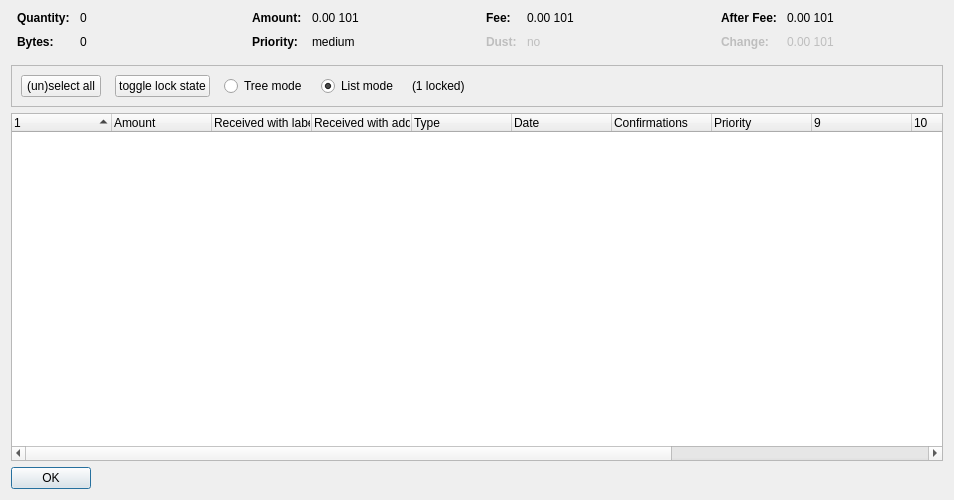
<?xml version="1.0" encoding="UTF-8"?>
<ui version="4.0">
 <class>CoinControlDialog</class>
 <widget class="QDialog" name="CoinControlDialog">
  <property name="geometry">
   <rect>
    <x>0</x>
    <y>0</y>
    <width>954</width>
    <height>500</height>
   </rect>
  </property>
  <property name="windowTitle">
   <string>Coin Selection</string>
  </property>
  <layout class="QVBoxLayout" name="verticalLayout">
   <item>
    <layout class="QHBoxLayout" name="horizontalLayoutTop" stretch="0,0,0,0">
     <property name="topMargin">
      <number>0</number>
     </property>
     <property name="bottomMargin">
      <number>10</number>
     </property>
     <item>
      <layout class="QFormLayout" name="formLayoutCoinControl1">
       <property name="horizontalSpacing">
        <number>10</number>
       </property>
       <property name="verticalSpacing">
        <number>10</number>
       </property>
       <property name="leftMargin">
        <number>6</number>
       </property>
       <property name="rightMargin">
        <number>6</number>
       </property>
       <item row="0" column="0">
        <widget class="QLabel" name="labelCoinControlQuantityText">
         <property name="font">
          <font>
           <weight>75</weight>
           <bold>true</bold>
          </font>
         </property>
         <property name="text">
          <string>Quantity:</string>
         </property>
        </widget>
       </item>
       <item row="0" column="1">
        <widget class="QLabel" name="labelCoinControlQuantity">
         <property name="cursor">
          <cursorShape>IBeamCursor</cursorShape>
         </property>
         <property name="contextMenuPolicy">
          <enum>Qt::ActionsContextMenu</enum>
         </property>
         <property name="text">
          <string notr="true">0</string>
         </property>
         <property name="textInteractionFlags">
          <set>Qt::LinksAccessibleByMouse|Qt::TextSelectableByKeyboard|Qt::TextSelectableByMouse</set>
         </property>
        </widget>
       </item>
       <item row="1" column="0">
        <widget class="QLabel" name="labelCoinControlBytesText">
         <property name="font">
          <font>
           <weight>75</weight>
           <bold>true</bold>
          </font>
         </property>
         <property name="text">
          <string>Bytes:</string>
         </property>
        </widget>
       </item>
       <item row="1" column="1">
        <widget class="QLabel" name="labelCoinControlBytes">
         <property name="cursor">
          <cursorShape>IBeamCursor</cursorShape>
         </property>
         <property name="contextMenuPolicy">
          <enum>Qt::ActionsContextMenu</enum>
         </property>
         <property name="text">
          <string notr="true">0</string>
         </property>
         <property name="textInteractionFlags">
          <set>Qt::LinksAccessibleByMouse|Qt::TextSelectableByKeyboard|Qt::TextSelectableByMouse</set>
         </property>
        </widget>
       </item>
      </layout>
     </item>
     <item>
      <layout class="QFormLayout" name="formLayoutCoinControl2">
       <property name="horizontalSpacing">
        <number>10</number>
       </property>
       <property name="verticalSpacing">
        <number>10</number>
       </property>
       <property name="leftMargin">
        <number>6</number>
       </property>
       <property name="rightMargin">
        <number>6</number>
       </property>
       <item row="0" column="0">
        <widget class="QLabel" name="labelCoinControlAmountText">
         <property name="font">
          <font>
           <weight>75</weight>
           <bold>true</bold>
          </font>
         </property>
         <property name="text">
          <string>Amount:</string>
         </property>
        </widget>
       </item>
       <item row="0" column="1">
        <widget class="QLabel" name="labelCoinControlAmount">
         <property name="cursor">
          <cursorShape>IBeamCursor</cursorShape>
         </property>
         <property name="contextMenuPolicy">
          <enum>Qt::ActionsContextMenu</enum>
         </property>
         <property name="text">
          <string notr="true">0.00 101</string>
         </property>
         <property name="textInteractionFlags">
          <set>Qt::LinksAccessibleByMouse|Qt::TextSelectableByKeyboard|Qt::TextSelectableByMouse</set>
         </property>
        </widget>
       </item>
       <item row="1" column="0">
        <widget class="QLabel" name="labelCoinControlPriorityText">
         <property name="font">
          <font>
           <weight>75</weight>
           <bold>true</bold>
          </font>
         </property>
         <property name="text">
          <string>Priority:</string>
         </property>
        </widget>
       </item>
       <item row="1" column="1">
        <widget class="QLabel" name="labelCoinControlPriority">
         <property name="cursor">
          <cursorShape>IBeamCursor</cursorShape>
         </property>
         <property name="contextMenuPolicy">
          <enum>Qt::ActionsContextMenu</enum>
         </property>
         <property name="text">
          <string>medium</string>
         </property>
         <property name="textInteractionFlags">
          <set>Qt::LinksAccessibleByMouse|Qt::TextSelectableByKeyboard|Qt::TextSelectableByMouse</set>
         </property>
        </widget>
       </item>
      </layout>
     </item>
     <item>
      <layout class="QFormLayout" name="formLayoutCoinControl3">
       <property name="horizontalSpacing">
        <number>10</number>
       </property>
       <property name="verticalSpacing">
        <number>10</number>
       </property>
       <property name="leftMargin">
        <number>6</number>
       </property>
       <property name="rightMargin">
        <number>6</number>
       </property>
       <item row="0" column="0">
        <widget class="QLabel" name="labelCoinControlFeeText">
         <property name="font">
          <font>
           <weight>75</weight>
           <bold>true</bold>
          </font>
         </property>
         <property name="text">
          <string>Fee:</string>
         </property>
        </widget>
       </item>
       <item row="0" column="1">
        <widget class="QLabel" name="labelCoinControlFee">
         <property name="cursor">
          <cursorShape>IBeamCursor</cursorShape>
         </property>
         <property name="contextMenuPolicy">
          <enum>Qt::ActionsContextMenu</enum>
         </property>
         <property name="text">
          <string notr="true">0.00 101</string>
         </property>
         <property name="textInteractionFlags">
          <set>Qt::LinksAccessibleByMouse|Qt::TextSelectableByKeyboard|Qt::TextSelectableByMouse</set>
         </property>
        </widget>
       </item>
       <item row="1" column="0">
        <widget class="QLabel" name="labelCoinControlLowOutputText">
         <property name="enabled">
          <bool>false</bool>
         </property>
         <property name="font">
          <font>
           <weight>75</weight>
           <bold>true</bold>
          </font>
         </property>
         <property name="text">
          <string>Dust:</string>
         </property>
        </widget>
       </item>
       <item row="1" column="1">
        <widget class="QLabel" name="labelCoinControlLowOutput">
         <property name="enabled">
          <bool>false</bool>
         </property>
         <property name="cursor">
          <cursorShape>IBeamCursor</cursorShape>
         </property>
         <property name="contextMenuPolicy">
          <enum>Qt::ActionsContextMenu</enum>
         </property>
         <property name="text">
          <string>no</string>
         </property>
         <property name="textInteractionFlags">
          <set>Qt::LinksAccessibleByMouse|Qt::TextSelectableByKeyboard|Qt::TextSelectableByMouse</set>
         </property>
        </widget>
       </item>
      </layout>
     </item>
     <item>
      <layout class="QFormLayout" name="formLayoutCoinControl4">
       <property name="horizontalSpacing">
        <number>10</number>
       </property>
       <property name="verticalSpacing">
        <number>10</number>
       </property>
       <property name="leftMargin">
        <number>6</number>
       </property>
       <property name="rightMargin">
        <number>6</number>
       </property>
       <item row="0" column="0">
        <widget class="QLabel" name="labelCoinControlAfterFeeText">
         <property name="font">
          <font>
           <weight>75</weight>
           <bold>true</bold>
          </font>
         </property>
         <property name="text">
          <string>After Fee:</string>
         </property>
        </widget>
       </item>
       <item row="0" column="1">
        <widget class="QLabel" name="labelCoinControlAfterFee">
         <property name="cursor">
          <cursorShape>IBeamCursor</cursorShape>
         </property>
         <property name="contextMenuPolicy">
          <enum>Qt::ActionsContextMenu</enum>
         </property>
         <property name="text">
          <string notr="true">0.00 101</string>
         </property>
         <property name="textInteractionFlags">
          <set>Qt::LinksAccessibleByMouse|Qt::TextSelectableByKeyboard|Qt::TextSelectableByMouse</set>
         </property>
        </widget>
       </item>
       <item row="1" column="0">
        <widget class="QLabel" name="labelCoinControlChangeText">
         <property name="enabled">
          <bool>false</bool>
         </property>
         <property name="font">
          <font>
           <weight>75</weight>
           <bold>true</bold>
          </font>
         </property>
         <property name="text">
          <string>Change:</string>
         </property>
        </widget>
       </item>
       <item row="1" column="1">
        <widget class="QLabel" name="labelCoinControlChange">
         <property name="enabled">
          <bool>false</bool>
         </property>
         <property name="cursor">
          <cursorShape>IBeamCursor</cursorShape>
         </property>
         <property name="contextMenuPolicy">
          <enum>Qt::ActionsContextMenu</enum>
         </property>
         <property name="text">
          <string notr="true">0.00 101</string>
         </property>
         <property name="textInteractionFlags">
          <set>Qt::LinksAccessibleByMouse|Qt::TextSelectableByKeyboard|Qt::TextSelectableByMouse</set>
         </property>
        </widget>
       </item>
      </layout>
     </item>
    </layout>
   </item>
   <item>
    <widget class="QFrame" name="frame">
     <property name="minimumSize">
      <size>
       <width>0</width>
       <height>40</height>
      </size>
     </property>
     <property name="frameShape">
      <enum>QFrame::StyledPanel</enum>
     </property>
     <property name="frameShadow">
      <enum>QFrame::Sunken</enum>
     </property>
     <layout class="QHBoxLayout" name="horizontalLayout">
      <item>
       <layout class="QHBoxLayout" name="horizontalLayoutPanel" stretch="0,0,0,0,0,0">
        <property name="spacing">
         <number>14</number>
        </property>
        <item>
         <widget class="QPushButton" name="pushButtonSelectAll">
          <property name="sizePolicy">
           <sizepolicy hsizetype="Maximum" vsizetype="Fixed">
            <horstretch>0</horstretch>
            <verstretch>0</verstretch>
           </sizepolicy>
          </property>
          <property name="text">
           <string>(un)select all</string>
          </property>
          <property name="autoDefault">
           <bool>false</bool>
          </property>
         </widget>
        </item>
        <item>
         <widget class="QPushButton" name="pushButtonToggleLock">
          <property name="sizePolicy">
           <sizepolicy hsizetype="Maximum" vsizetype="Fixed">
            <horstretch>0</horstretch>
            <verstretch>0</verstretch>
           </sizepolicy>
          </property>
          <property name="text">
           <string>toggle lock state</string>
          </property>
          <property name="autoDefault">
           <bool>false</bool>
          </property>
         </widget>
        </item>
        <item>
         <widget class="QRadioButton" name="radioTreeMode">
          <property name="sizePolicy">
           <sizepolicy hsizetype="Maximum" vsizetype="Fixed">
            <horstretch>0</horstretch>
            <verstretch>0</verstretch>
           </sizepolicy>
          </property>
          <property name="text">
           <string>Tree mode</string>
          </property>
         </widget>
        </item>
        <item>
         <widget class="QRadioButton" name="radioListMode">
          <property name="sizePolicy">
           <sizepolicy hsizetype="Maximum" vsizetype="Fixed">
            <horstretch>0</horstretch>
            <verstretch>0</verstretch>
           </sizepolicy>
          </property>
          <property name="text">
           <string>List mode</string>
          </property>
          <property name="checked">
           <bool>true</bool>
          </property>
         </widget>
        </item>
        <item>
         <widget class="QLabel" name="labelLocked">
          <property name="text">
           <string>(1 locked)</string>
          </property>
         </widget>
        </item>
        <item>
         <spacer name="horizontalSpacer">
          <property name="orientation">
           <enum>Qt::Horizontal</enum>
          </property>
          <property name="sizeHint" stdset="0">
           <size>
            <width>40</width>
            <height>20</height>
           </size>
          </property>
         </spacer>
        </item>
       </layout>
      </item>
     </layout>
    </widget>
   </item>
   <item>
    <widget class="CoinControlTreeWidget" name="treeWidget">
     <property name="contextMenuPolicy">
      <enum>Qt::CustomContextMenu</enum>
     </property>
     <property name="sortingEnabled">
      <bool>false</bool>
     </property>
     <property name="columnCount">
      <number>13</number>
     </property>
     <attribute name="headerShowSortIndicator" stdset="0">
      <bool>true</bool>
     </attribute>
     <attribute name="headerStretchLastSection">
      <bool>false</bool>
     </attribute>
     <column>
      <property name="text">
       <string/>
      </property>
     </column>
     <column>
      <property name="text">
       <string>Amount</string>
      </property>
     </column>
     <column>
      <property name="text">
       <string>Received with label</string>
      </property>
     </column>
     <column>
      <property name="text">
       <string>Received with address</string>
      </property>
     </column>
     <column>
      <property name="text">
       <string>Type</string>
      </property>
     </column>
     <column>
      <property name="text">
       <string>Date</string>
      </property>
     </column>
     <column>
      <property name="text">
       <string>Confirmations</string>
      </property>
      <property name="toolTip">
       <string>Confirmed</string>
      </property>
     </column>
     <column>
      <property name="text">
       <string>Priority</string>
      </property>
     </column>
     <column>
      <property name="text">
       <string/>
      </property>
     </column>
     <column>
      <property name="text">
       <string/>
      </property>
     </column>
     <column>
      <property name="text">
       <string/>
      </property>
     </column>
     <column>
      <property name="text">
       <string/>
      </property>
     </column>
     <column>
      <property name="text">
       <string/>
      </property>
     </column>
    </widget>
   </item>
   <item>
    <widget class="QDialogButtonBox" name="buttonBox">
     <property name="sizePolicy">
      <sizepolicy hsizetype="Maximum" vsizetype="Fixed">
       <horstretch>0</horstretch>
       <verstretch>0</verstretch>
      </sizepolicy>
     </property>
     <property name="orientation">
      <enum>Qt::Horizontal</enum>
     </property>
     <property name="standardButtons">
      <set>QDialogButtonBox::Ok</set>
     </property>
    </widget>
   </item>
  </layout>
 </widget>
 <customwidgets>
  <customwidget>
   <class>CoinControlTreeWidget</class>
   <extends>QTreeWidget</extends>
   <header>coincontroltreewidget.h</header>
  </customwidget>
 </customwidgets>
 <resources/>
 <connections/>
</ui>
